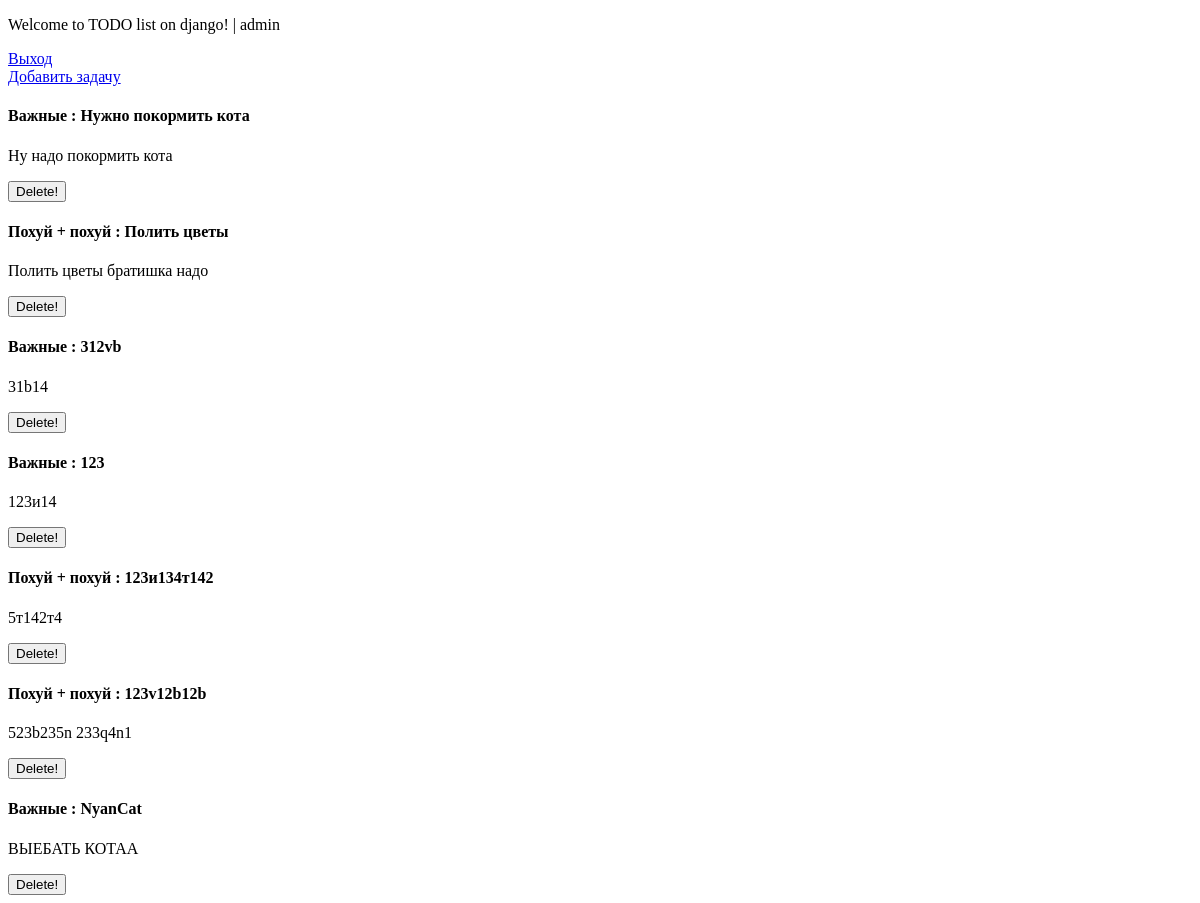
Page / (signed in) on the earlier database version.
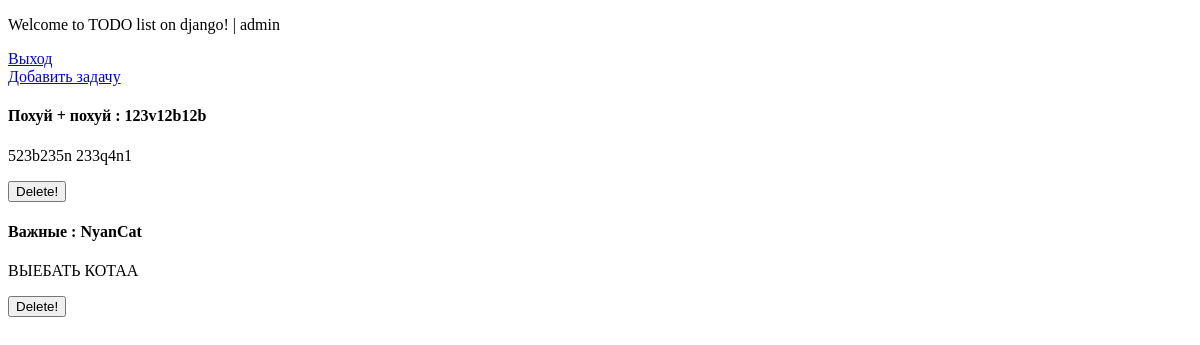
Same page on the later database version.
### src/models.py (models this page shows, shortened)
class Task(models.Model):
    name = models.CharField(max_length=255, blank=False)
    user = models.ForeignKey(User, on_delete=models.CASCADE)
    description = models.TextField(blank=True)
    category = models.ForeignKey(Category, null=True, on_delete=models.SET_NULL)
    disabled = models.BooleanField(default=False)
    created_at = models.DateTimeField(auto_now_add=True)
    update_at = models.DateTimeField(auto_now=True)

class Category(models.Model):
    name = models.CharField(max_length=127)
    def __str__(self):
        return self.name

### src/views.py (the view)
# urls.py: path('', index, name='index'),
def index(request):
    context = {}
    username = None
    if request.user.is_authenticated:
        username = request.user.username
    context.update({"username": username})
    context.update({"title": "Главная!"})
    context.update({"to_do": Task.objects.filter(user=request.user.pk).exclude(disabled=1)})
    return render(request, 'index.html', context=context)

### templates/index.html (shortened to what this page needs)
{% extends 'base.html' %}
{% block content %}
    <div>
        <p>Welcome to TODO list on django! |
            {% if username %}
                {{ username }}
            {% else %}
                Вы не авторизованы
            {% endif %}
        </p>
    </div>
    <div>
        {% if username %}
            <a href="{% url 'logout' %}">Выход</a>
        {% else %}
            <a href="{% url 'login' %}">Вход</a>
            <a href="{% url 'registration' %}">Зарегистрироваться</a>
        {% endif %}
    </div>
    <div>
        {% if username %}
            <a href="{% url 'add-task' %}">Добавить задачу</a>
        {% else %}
            <p>Чтобы добавлять задачи нужно быть авторизованным!</p>
        {% endif %}
        {% for i in to_do %}
            <h4>{{ i.category }} : {{ i.name }}</h4>
            <p>{{ i.description }}
            <form action="{% url 'delete-task' i.id %} ">
                <input type="submit" value="Delete!">
            </form>
        {% endfor %}
    </div>
{% endblock %}

Differences in the rows shown:
no longer on this page (row edited): Task: category "Важные", name "Нужно покормить кота", description "Ну надо покормить кота"
no longer on this page (row edited): Task: category "Похуй + похуй", name "Полить цветы", description "Полить цветы братишка надо"
no longer on this page (row edited): Task: category "Важные", name "312vb", description "31b14"
no longer on this page (row edited): Task: category "Важные", name "123", description "123и14"
no longer on this page (row edited): Task: category "Похуй + похуй", name "123и134т142", description "5т142т4"
